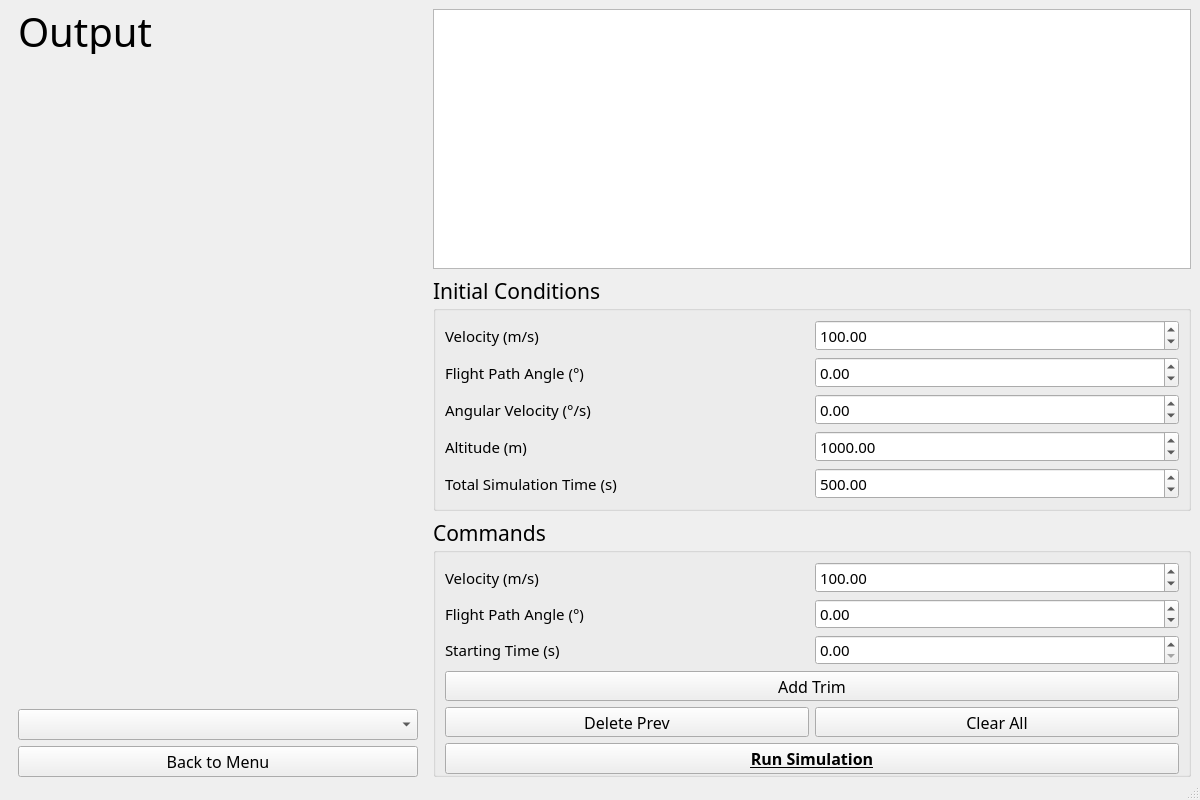
<?xml version="1.0" encoding="UTF-8"?>
<ui version="4.0">
 <class>MainWindow</class>
 <widget class="QMainWindow" name="MainWindow">
  <property name="geometry">
   <rect>
    <x>0</x>
    <y>0</y>
    <width>1200</width>
    <height>800</height>
   </rect>
  </property>
  <property name="minimumSize">
   <size>
    <width>1200</width>
    <height>800</height>
   </size>
  </property>
  <property name="font">
   <font>
    <family>ISOCP_IV50</family>
    <pointsize>10</pointsize>
   </font>
  </property>
  <property name="windowTitle">
   <string>SimuPlane™ 1.0.0</string>
  </property>
  <property name="windowIcon">
   <iconset>
    <normaloff>appicon.ico</normaloff>
    <normalon>appicon.ico</normalon>appicon.ico</iconset>
  </property>
  <property name="documentMode">
   <bool>false</bool>
  </property>
  <property name="tabShape">
   <enum>QTabWidget::Triangular</enum>
  </property>
  <widget class="QWidget" name="centralwidget">
   <layout class="QGridLayout" name="gridLayout">
    <property name="bottomMargin">
     <number>0</number>
    </property>
    <item row="0" column="1">
     <layout class="QVBoxLayout" name="verticalLayout_4">
      <item>
       <layout class="QVBoxLayout" name="verticalLayout_3">
        <property name="sizeConstraint">
         <enum>QLayout::SetMinimumSize</enum>
        </property>
        <item>
         <widget class="QTableWidget" name="trim_table">
          <property name="minimumSize">
           <size>
            <width>0</width>
            <height>260</height>
           </size>
          </property>
          <property name="maximumSize">
           <size>
            <width>16777215</width>
            <height>16777215</height>
           </size>
          </property>
          <property name="font">
           <font>
            <family>ISOCP_IV50</family>
            <pointsize>11</pointsize>
           </font>
          </property>
         </widget>
        </item>
       </layout>
      </item>
      <item>
       <widget class="QGroupBox" name="groupBox_3">
        <property name="maximumSize">
         <size>
          <width>1000</width>
          <height>16777215</height>
         </size>
        </property>
        <property name="font">
         <font>
          <family>ISOCP_IV50</family>
          <pointsize>16</pointsize>
         </font>
        </property>
        <property name="cursor">
         <cursorShape>ArrowCursor</cursorShape>
        </property>
        <property name="title">
         <string>Initial Conditions</string>
        </property>
        <layout class="QGridLayout" name="gridLayout_3">
         <item row="0" column="0">
          <layout class="QVBoxLayout" name="verticalLayout_2">
           <item>
            <layout class="QHBoxLayout" name="horizontalLayout_4">
             <item>
              <widget class="QLabel" name="label_4">
               <property name="font">
                <font>
                 <family>ISOCP_IV50</family>
                 <pointsize>11</pointsize>
                </font>
               </property>
               <property name="text">
                <string>Velocity (m/s)</string>
               </property>
              </widget>
             </item>
             <item>
              <widget class="QDoubleSpinBox" name="init_vel">
               <property name="font">
                <font>
                 <family>ISOCP_IV50</family>
                 <pointsize>11</pointsize>
                </font>
               </property>
               <property name="cursor">
                <cursorShape>IBeamCursor</cursorShape>
               </property>
               <property name="maximum">
                <double>400.000000000000000</double>
               </property>
               <property name="singleStep">
                <double>10.000000000000000</double>
               </property>
               <property name="value">
                <double>100.000000000000000</double>
               </property>
              </widget>
             </item>
            </layout>
           </item>
           <item>
            <layout class="QHBoxLayout" name="horizontalLayout_5">
             <item>
              <widget class="QLabel" name="label_5">
               <property name="font">
                <font>
                 <family>ISOCP_IV50</family>
                 <pointsize>11</pointsize>
                </font>
               </property>
               <property name="text">
                <string>Flight Path Angle (°)</string>
               </property>
              </widget>
             </item>
             <item>
              <widget class="QDoubleSpinBox" name="init_gamma">
               <property name="font">
                <font>
                 <family>ISOCP_IV50</family>
                 <pointsize>11</pointsize>
                </font>
               </property>
               <property name="cursor">
                <cursorShape>IBeamCursor</cursorShape>
               </property>
               <property name="minimum">
                <double>-30.000000000000000</double>
               </property>
               <property name="maximum">
                <double>30.000000000000000</double>
               </property>
              </widget>
             </item>
            </layout>
           </item>
           <item>
            <layout class="QHBoxLayout" name="horizontalLayout_6">
             <item>
              <widget class="QLabel" name="label_6">
               <property name="font">
                <font>
                 <family>ISOCP_IV50</family>
                 <pointsize>11</pointsize>
                </font>
               </property>
               <property name="text">
                <string>Angular Velocity (°/s)</string>
               </property>
              </widget>
             </item>
             <item>
              <widget class="QDoubleSpinBox" name="init_angvel">
               <property name="font">
                <font>
                 <family>ISOCP_IV50</family>
                 <pointsize>11</pointsize>
                </font>
               </property>
               <property name="cursor">
                <cursorShape>IBeamCursor</cursorShape>
               </property>
               <property name="minimum">
                <double>-100.000000000000000</double>
               </property>
               <property name="maximum">
                <double>100.000000000000000</double>
               </property>
              </widget>
             </item>
            </layout>
           </item>
           <item>
            <layout class="QHBoxLayout" name="horizontalLayout_7">
             <item>
              <widget class="QLabel" name="label_7">
               <property name="font">
                <font>
                 <family>ISOCP_IV50</family>
                 <pointsize>11</pointsize>
                </font>
               </property>
               <property name="text">
                <string>Altitude (m)</string>
               </property>
              </widget>
             </item>
             <item>
              <widget class="QDoubleSpinBox" name="init_altitude">
               <property name="font">
                <font>
                 <family>ISOCP_IV50</family>
                 <pointsize>11</pointsize>
                </font>
               </property>
               <property name="cursor">
                <cursorShape>IBeamCursor</cursorShape>
               </property>
               <property name="maximum">
                <double>100000.000000000000000</double>
               </property>
               <property name="singleStep">
                <double>200.000000000000000</double>
               </property>
               <property name="value">
                <double>1000.000000000000000</double>
               </property>
              </widget>
             </item>
            </layout>
           </item>
           <item>
            <layout class="QHBoxLayout" name="horizontalLayout_8">
             <item>
              <widget class="QLabel" name="label_8">
               <property name="font">
                <font>
                 <family>ISOCP_IV50</family>
                 <pointsize>11</pointsize>
                </font>
               </property>
               <property name="text">
                <string>Total Simulation Time (s)</string>
               </property>
              </widget>
             </item>
             <item>
              <widget class="QDoubleSpinBox" name="total_time">
               <property name="font">
                <font>
                 <family>ISOCP_IV50</family>
                 <pointsize>11</pointsize>
                </font>
               </property>
               <property name="cursor">
                <cursorShape>IBeamCursor</cursorShape>
               </property>
               <property name="maximum">
                <double>10000.000000000000000</double>
               </property>
               <property name="singleStep">
                <double>20.000000000000000</double>
               </property>
               <property name="value">
                <double>500.000000000000000</double>
               </property>
              </widget>
             </item>
            </layout>
           </item>
          </layout>
         </item>
        </layout>
       </widget>
      </item>
      <item>
       <widget class="QGroupBox" name="groupBox">
        <property name="maximumSize">
         <size>
          <width>1000</width>
          <height>16777215</height>
         </size>
        </property>
        <property name="font">
         <font>
          <family>ISOCP_IV50</family>
          <pointsize>16</pointsize>
         </font>
        </property>
        <property name="cursor">
         <cursorShape>ArrowCursor</cursorShape>
        </property>
        <property name="title">
         <string>Commands</string>
        </property>
        <layout class="QGridLayout" name="gridLayout_2">
         <property name="bottomMargin">
          <number>0</number>
         </property>
         <item row="1" column="0">
          <widget class="QPushButton" name="run_simulation_btn">
           <property name="font">
            <font>
             <family>ISOCP_IV50</family>
             <pointsize>12</pointsize>
             <italic>false</italic>
             <bold>true</bold>
             <underline>true</underline>
             <strikeout>false</strikeout>
             <kerning>true</kerning>
            </font>
           </property>
           <property name="cursor">
            <cursorShape>PointingHandCursor</cursorShape>
           </property>
           <property name="text">
            <string>Run Simulation</string>
           </property>
           <property name="shortcut">
            <string>Shift+Return</string>
           </property>
          </widget>
         </item>
         <item row="0" column="0">
          <layout class="QVBoxLayout" name="verticalLayout">
           <item>
            <layout class="QHBoxLayout" name="horizontalLayout">
             <item>
              <widget class="QLabel" name="label">
               <property name="font">
                <font>
                 <family>ISOCP_IV50</family>
                 <pointsize>11</pointsize>
                </font>
               </property>
               <property name="text">
                <string>Velocity (m/s)</string>
               </property>
              </widget>
             </item>
             <item>
              <widget class="QDoubleSpinBox" name="trim_vel">
               <property name="font">
                <font>
                 <family>ISOCP_IV50</family>
                 <pointsize>11</pointsize>
                </font>
               </property>
               <property name="cursor">
                <cursorShape>IBeamCursor</cursorShape>
               </property>
               <property name="maximum">
                <double>400.000000000000000</double>
               </property>
               <property name="singleStep">
                <double>10.000000000000000</double>
               </property>
               <property name="value">
                <double>100.000000000000000</double>
               </property>
              </widget>
             </item>
            </layout>
           </item>
           <item>
            <layout class="QHBoxLayout" name="horizontalLayout_2">
             <item>
              <widget class="QLabel" name="label_2">
               <property name="font">
                <font>
                 <family>ISOCP_IV50</family>
                 <pointsize>11</pointsize>
                </font>
               </property>
               <property name="text">
                <string>Flight Path Angle (°)</string>
               </property>
              </widget>
             </item>
             <item>
              <widget class="QDoubleSpinBox" name="trim_gamma">
               <property name="font">
                <font>
                 <family>ISOCP_IV50</family>
                 <pointsize>11</pointsize>
                </font>
               </property>
               <property name="cursor">
                <cursorShape>IBeamCursor</cursorShape>
               </property>
               <property name="minimum">
                <double>-30.000000000000000</double>
               </property>
               <property name="maximum">
                <double>30.000000000000000</double>
               </property>
              </widget>
             </item>
            </layout>
           </item>
           <item>
            <layout class="QHBoxLayout" name="horizontalLayout_3">
             <item>
              <widget class="QLabel" name="label_3">
               <property name="font">
                <font>
                 <family>ISOCP_IV50</family>
                 <pointsize>11</pointsize>
                </font>
               </property>
               <property name="text">
                <string>Starting Time (s)</string>
               </property>
              </widget>
             </item>
             <item>
              <widget class="QDoubleSpinBox" name="trim_time_start">
               <property name="font">
                <font>
                 <family>ISOCP_IV50</family>
                 <pointsize>11</pointsize>
                </font>
               </property>
               <property name="cursor">
                <cursorShape>IBeamCursor</cursorShape>
               </property>
               <property name="maximum">
                <double>10000.000000000000000</double>
               </property>
               <property name="singleStep">
                <double>20.000000000000000</double>
               </property>
               <property name="value">
                <double>0.000000000000000</double>
               </property>
              </widget>
             </item>
            </layout>
           </item>
           <item>
            <widget class="QPushButton" name="add_trim_btn">
             <property name="font">
              <font>
               <family>ISOCP_IV50</family>
               <pointsize>12</pointsize>
              </font>
             </property>
             <property name="cursor">
              <cursorShape>PointingHandCursor</cursorShape>
             </property>
             <property name="text">
              <string>Add Trim</string>
             </property>
             <property name="shortcut">
              <string>Return</string>
             </property>
            </widget>
           </item>
           <item>
            <layout class="QHBoxLayout" name="horizontalLayout_9">
             <item>
              <widget class="QPushButton" name="del_prev_trim_btn">
               <property name="font">
                <font>
                 <family>ISOCP_IV50</family>
                 <pointsize>12</pointsize>
                </font>
               </property>
               <property name="cursor">
                <cursorShape>PointingHandCursor</cursorShape>
               </property>
               <property name="text">
                <string>Delete Prev</string>
               </property>
               <property name="shortcut">
                <string>Ctrl+Del</string>
               </property>
              </widget>
             </item>
             <item>
              <widget class="QPushButton" name="clear_trims_btn">
               <property name="font">
                <font>
                 <family>ISOCP_IV50</family>
                 <pointsize>12</pointsize>
                </font>
               </property>
               <property name="cursor">
                <cursorShape>PointingHandCursor</cursorShape>
               </property>
               <property name="text">
                <string>Clear All</string>
               </property>
               <property name="shortcut">
                <string>Alt+Del</string>
               </property>
              </widget>
             </item>
            </layout>
           </item>
          </layout>
         </item>
        </layout>
       </widget>
      </item>
     </layout>
    </item>
    <item row="0" column="0">
     <widget class="QWidget" name="widget" native="true">
      <layout class="QVBoxLayout" name="verticalLayout_5">
       <property name="topMargin">
        <number>0</number>
       </property>
       <property name="bottomMargin">
        <number>0</number>
       </property>
       <item>
        <widget class="QLabel" name="label_9">
         <property name="maximumSize">
          <size>
           <width>16777215</width>
           <height>45</height>
          </size>
         </property>
         <property name="font">
          <font>
           <family>ISOCP_IV50</family>
           <pointsize>30</pointsize>
           <bold>false</bold>
          </font>
         </property>
         <property name="lineWidth">
          <number>1</number>
         </property>
         <property name="text">
          <string>Output</string>
         </property>
         <property name="alignment">
          <set>Qt::AlignLeading|Qt::AlignLeft|Qt::AlignVCenter</set>
         </property>
         <property name="indent">
          <number>-1</number>
         </property>
        </widget>
       </item>
       <item>
        <widget class="QWidget" name="graph_output" native="true">
         <property name="minimumSize">
          <size>
           <width>400</width>
           <height>0</height>
          </size>
         </property>
        </widget>
       </item>
       <item>
        <widget class="QComboBox" name="graph_selector">
         <property name="font">
          <font>
           <family>ISOCP_IV50</family>
           <pointsize>12</pointsize>
          </font>
         </property>
         <property name="cursor">
          <cursorShape>PointingHandCursor</cursorShape>
         </property>
        </widget>
       </item>
       <item>
        <widget class="QPushButton" name="exit_btn">
         <property name="font">
          <font>
           <family>ISOCP_IV50</family>
           <pointsize>12</pointsize>
          </font>
         </property>
         <property name="cursor">
          <cursorShape>PointingHandCursor</cursorShape>
         </property>
         <property name="text">
          <string>Back to Menu</string>
         </property>
         <property name="shortcut">
          <string>Esc</string>
         </property>
        </widget>
       </item>
      </layout>
     </widget>
    </item>
   </layout>
  </widget>
  <widget class="QStatusBar" name="statusbar"/>
 </widget>
 <resources/>
 <connections/>
</ui>
